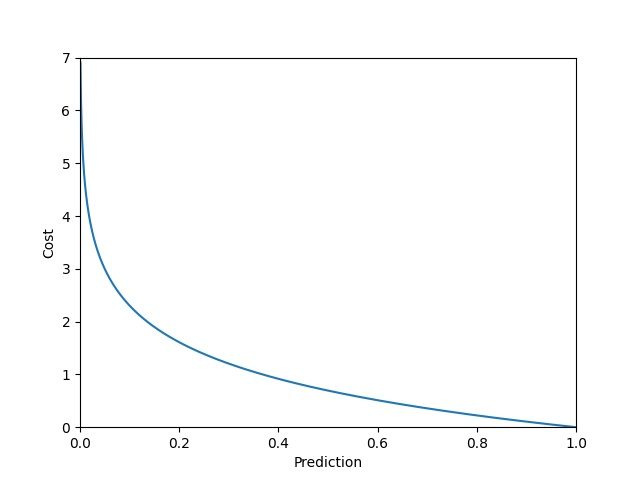

Write the Python code that produced this figure.
import numpy as np
import matplotlib.pyplot as plt

y_hat = np.linspace(0, 1, 1000);
cost = - np.log(y_hat);

plt.plot(y_hat, cost);
plt.xlabel("Prediction");

plt.ylabel("Cost");
plt.xlim(0, 1);
plt.ylim(0, 7);

plt.savefig("cost_function.jpg")

plt.show()